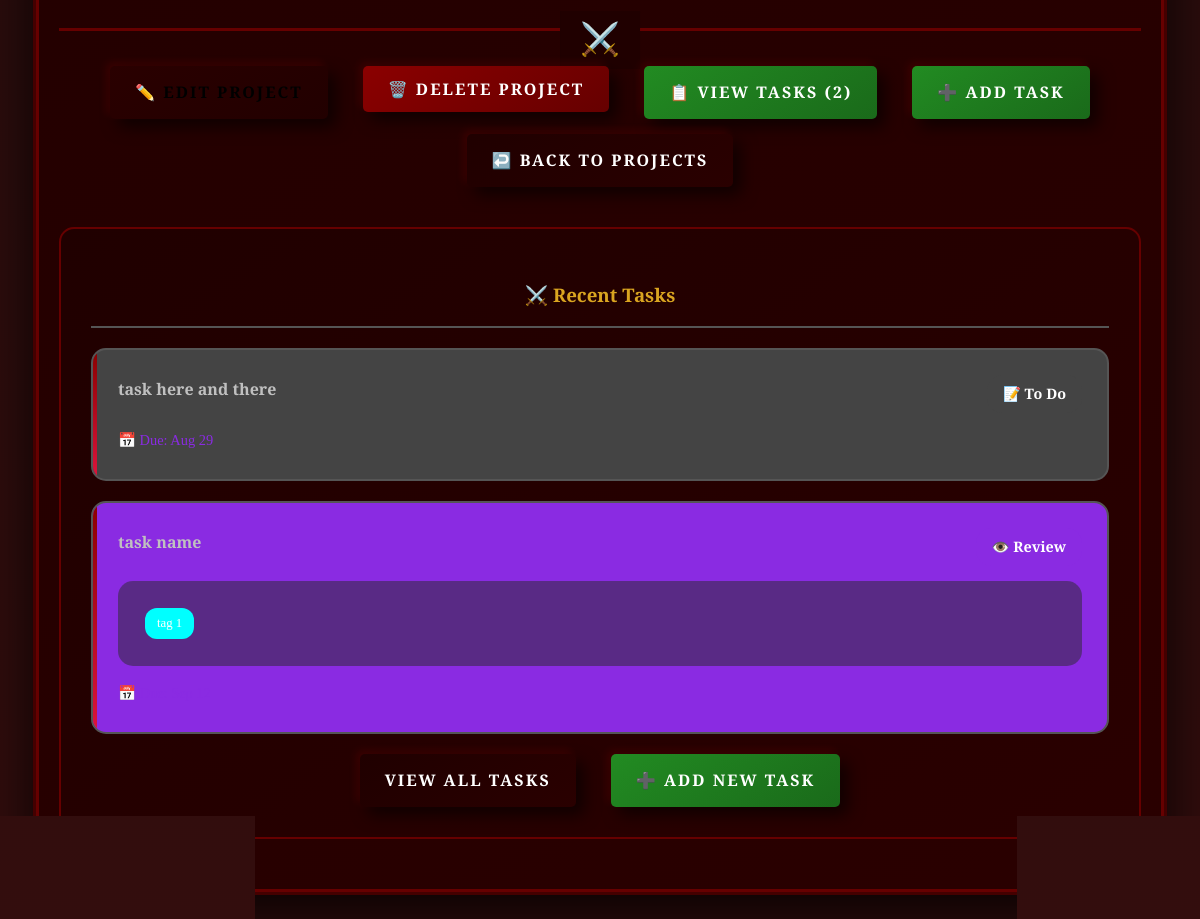
/projects/2/ (signed in, lower part), run on an earlier commit of the app's database.
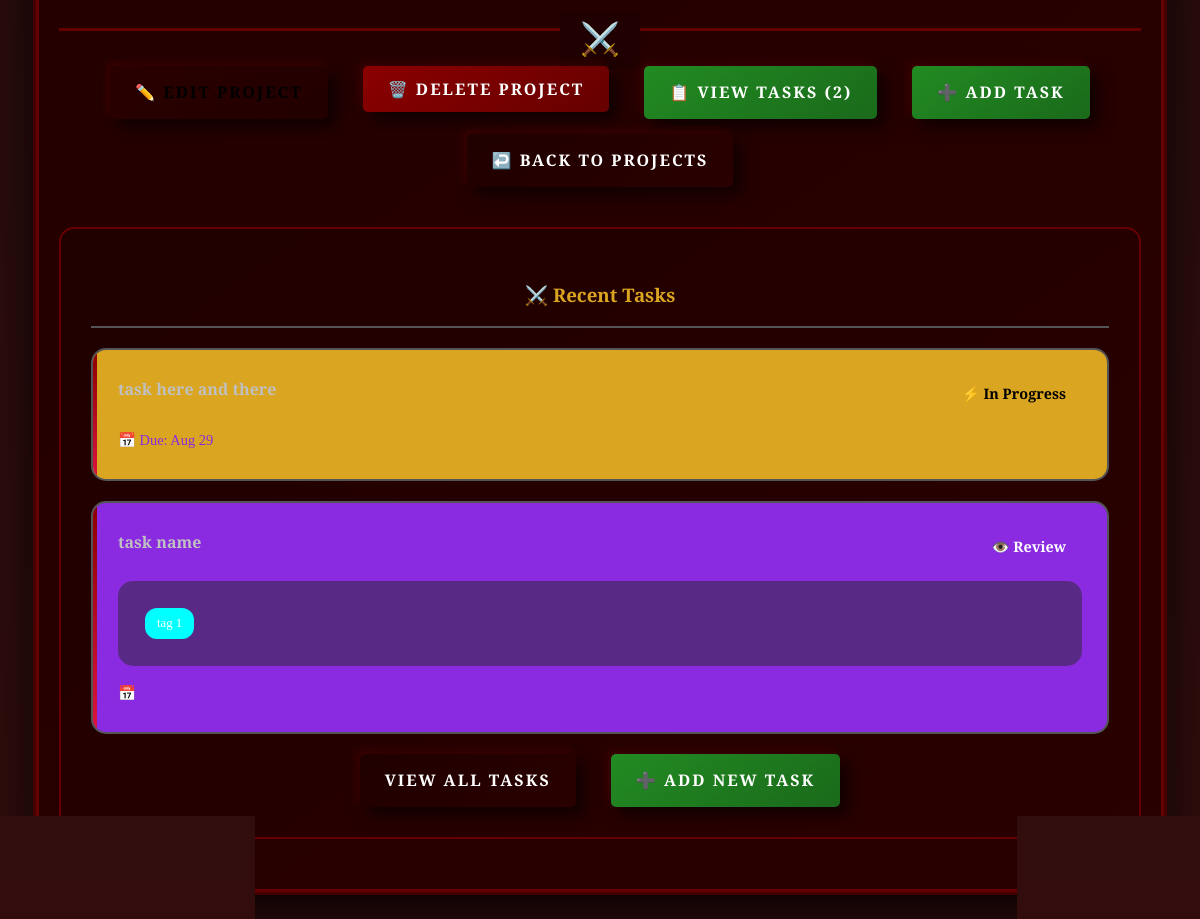
And on a later commit of the database.
### main_app/models.py (models this page shows, shortened)
class Task(models.Model):
    STATUS_CHOICES = [
        ('todo', '📝 To Do'),
        ('in_progress', '⚡ In Progress'),
        ('review', '👁️ Review'),
        ('done', '✅ Done'),
    ]
    PRIORITY_CHOICES = [
        ('low', '🔶 Low'),
        ('medium', '🔷 Medium'),
        ('high', '🔴 High'),
        ('urgent', '⚡ Urgent'),
    ]
    title = models.CharField(max_length=200)
    description = models.TextField(blank=True)
    status = models.CharField(max_length=20, choices=STATUS_CHOICES, default='todo')
    priority = models.CharField(max_length=20, choices=PRIORITY_CHOICES, default='medium')
    due_date = models.DateField(null=True, blank=True)
    created_at = models.DateTimeField(auto_now_add=True)
    updated_at = models.DateTimeField(auto_now=True)
    project = models.ForeignKey(Project, on_delete=models.CASCADE, related_name='tasks')
    tags = models.ManyToManyField(Tag, blank=True, related_name='tasks')
    assigned_to = models.ForeignKey(User, on_delete=models.SET_NULL, null=True, blank=True, related_name='assigned_tasks')
    class Meta:
        ordering = ['-priority', 'due_date', 'created_at']

### main_app/views.py (the view)
# urls.py: path('projects/<int:project_id>/', views.projects_detail, name='projects_detail'),
@login_required
def projects_detail(request, project_id):
    project = get_object_or_404(Project, id=project_id, user=request.user)
    return render(request, 'main_app/projects_detail.html', {'project': project})

### templates/main_app/projects_detail.html (shortened to what this page needs)
{% extends 'base.html' %}
{% block content %}
<div class="project-details">
    <div class="form-actions">
        <a href="{% url 'main_app:edit_project' project.id %}" class="btn btn-edit">✏️ Edit Project</a>
        <form action="{% url 'main_app:delete_project' project.id %}" method="post" class="delete-form">
            <button type="submit" class="btn btn-delete"
                    onclick="return confirm('Are you sure you want to delete this project? This action cannot be undone.')">
                🗑️ Delete Project
            </button>
        </form>
        <a href="{% url 'main_app:tasks_index' project.id %}" class="btn btn-save">📋 View Tasks ({{ project.tasks.count }})</a>
        <a href="{% url 'main_app:add_task' project.id %}" class="btn btn-save">➕ Add Task</a>
        <a href="{% url 'main_app:projects_index' %}" class="btn btn-back">↩️ Back to Projects</a>
    </div>
    <div class="tasks-preview">
        <h3>⚔️ Recent Tasks</h3>
        {% with recent_tasks=project.tasks.all|slice:":5" %}
            {% if recent_tasks %}
            <div class="tasks-list">
                {% for task in recent_tasks %}
                <div class="task-card task-status-{{ task.status }}">
                    <div class="task-header">
                        <span class="task-title">{{ task.title }}</span>
                        <span class="task-status">{{ task.get_status_display }}</span>
                    </div>
                    {% if task.tags.all %}
                    <div class="task-tags">
                        {% for tag in task.tags.all %}
                        <span class="task-tag" style="background: {{ tag.color }};">
                            {{ tag.name }}
                        </span>
                        {% endfor %}
                    </div>
                    {% endif %}
                    {% if task.due_date %}
                    <div class="task-due-date">
                        📅 Due: {{ task.due_date|date:"M j" }}
                    </div>
                    {% endif %}
                </div>
                {% endfor %}
            </div>
            <div class="tasks-actions">
                <a href="{% url 'main_app:tasks_index' project.id %}" class="btn btn-back">View All Tasks</a>
                <a href="{% url 'main_app:add_task' project.id %}" class="btn btn-save">➕ Add New Task</a>
            </div>
            {% endif %}
        {% endwith %}
    </div>
</div>
{% endblock %}

What changed in the data, as far as the page shows it:
changed Task "task here and there": status "📝 To Do" → "⚡ In Progress"
